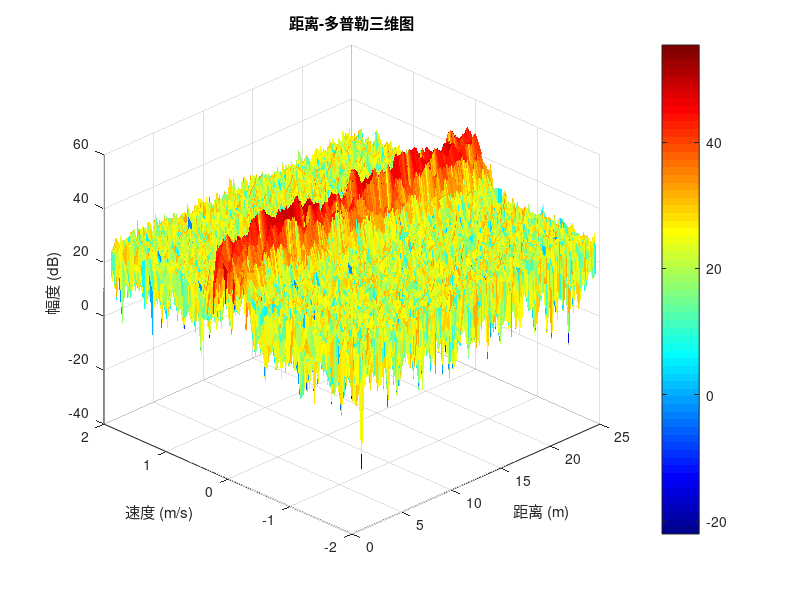

The MATLAB source for this figure:
%% 地杂波仿真----频谱塑造法
%% 1.使用分布拟合+最小二乘拟合

% 参考网址:
% https://blog.csdn.net/moonquakeTT/article/details/155278155

%% 参数设置
clc;clear;close all

% 雷达参数
c       = 3e8;         % 光速 (m/s)
f0      = 77e9;        % 载频 (Hz)，77GHz毫米波雷达
lambda  = c / f0;      % 波长 (m)

% FMCW波形参数
idle_t  = 340e-6;      % 空闲时间 (s)
end_t   = 160e-6;      % 发射信号结束位置 (s)
Tp      = idle_t + end_t;  % 脉冲重复时间 (PRI) (s)
miu     = 24e12;       % 调频斜率 (Hz/s)

% 采样参数
fs                  = 4e6;               % ADC采样率 (Hz)
numSamplePerChirp   = 512;               % 每个Chirp的采样点数
numChirpPerLoop     = 64;                % 每帧Chirp数（慢时间脉冲数）
numRangeGates       = numSamplePerChirp; % 距离门数 = 采样点数
numPulses           = numChirpPerLoop;   % 脉冲数（与Chirp数对应）


% 关键分辨参数 
Tc   = numSamplePerChirp / fs;   % 调频时间 (s)
Be   = miu * Tc;                 % 有效带宽 (Hz)
Rres = c / (2 * Be);             % 距离分辨率 (m)
Vres = lambda / (2 * numPulses * Tp);  % 速度分辨率 (m/s)
Ru   = numSamplePerChirp * Rres;      % 最大不模糊距离 (m)
PRF  = 1 / Tp;                        % 脉冲重复频率 (Hz)

%% MIMO阵列配置

numTx   = 3;    % 发射天线数
numRx   = 4;    % 接收天线数
numVx   = numTx * numRx;  % 虚拟阵列元素数


%% 地杂波环境参数

% 杂波参数
fdc     = 0;           % 杂波中心多普勒频率 (Hz)
                        %   静止雷达对地杂波，中心频率为0
sigma_c = 50;          % 杂波谱宽 (Hz)
                        %   由风速、天线波束宽度等因素决定
                        %   典型值 20~200 Hz
% 杂波功率
Pc      = 10;          % 每个距离门的杂波功率 (线性值)
                        %   可通过CNR（杂噪比）换算
CNR_dB  = 30;          % 杂噪比 (dB)

% 杂波距离分布
Rmin        = 2;       % 杂波起始距离 (m)
Rmax        = min(Ru, 50);  % 杂波截止距离 (m)，限制在可观测范围内

% 使用last从后向前查找,确定有效杂波距离门数量
% index = find(condition, n, direction)
% condition:逻辑条件 n:返回索引数量 direction:first/last
clutter_idx = find((Rmin:Rres:Ru) <= Rmax, 1, 'last');

numClutterGates = max(clutter_idx, 1);  % 有效杂波距离门数


%% 频谱塑型

%% 1.确定PSD形状

% 多普勒频率轴（以零频为中心）
freq_axis = (-numPulses/2 : numPulses/2 - 1) * (1/Tp) /numPulses;

% 高斯型功率谱密度形状
%   PSD(f) = exp(-(f - fdc)^2 / (2 * sigma_c^2))
PSD_shape = exp(-(freq_axis - fdc).^2 / (2 * sigma_c^2));

%% 2.生成 2D 复高斯白噪声(时域)

% 添加种子
rng(1);

% 实部虚部独立同分布 ~ N(0, 1/sqrt(2))，除以sqrt(2)保证单位功率
noise_2d = (randn(numRangeGates, numPulses) + ...
            1i * randn(numRangeGates, numPulses)) / sqrt(2);

% 将时域白噪声转换到频域
% 由于复高斯白噪声在时域和频域统计特性不变,可以直接加在频域
% <<此步可以省略>>
% fft(..., [], 2) 对第2维（慢时间/脉冲维）做 FFT
noise_2d = fft(noise_2d, [], 2);

%% 3.慢时间维频谱塑形

% 将 sqrt(PSD) 广播为 [N_range × N_pulse] 矩阵
% 快时间维（第1维）不乘任何因子，保持白色
clutter_freq = noise_2d .* repmat(sqrt(PSD_shape),...
                                         numRangeGates, 1);

%% 4.慢时间维 IFFT → 时域

clutter_2d = ifft(ifftshift(clutter_freq, 2), [], 2);

%% 5.频率归一化

% 统一缩放至 Pc（基准功率），后续由 R_atten 逐门衰减
current_power = mean(abs(clutter_2d(:)).^2);
clutter_2d = clutter_2d * sqrt(Pc / current_power);

% 添加距离衰减 R^4, 逐距离门乘以实数衰减因子
% 实数缩放不改变复高斯性质 → 包络仍为瑞利分布
% R^4 距离衰减因子:
range_axis = (0:numRangeGates-1) * Rres;  % 距离轴 (m)
R_atten = zeros(numRangeGates, 1);         % 距离衰减因子（列向量）

for i = 1:numRangeGates
    R_i = range_axis(i);
    if R_i >= Rmin && R_i <= Rmax
        % R^4 雷达方程衰减，归一化到 Rmin（最近距离门衰减为1）
        R_atten(i) = (Rmin / max(R_i, Rmin))^4;
    end
end

Clutter = clutter_2d .* R_atten;


%% 添加噪声

% 根据CNR计算噪声功率
Pn = Pc / (10^(CNR_dB / 10));  % 噪声功率（线性值）
noise_power = sqrt(Pn / 2);     % 噪声标准差（分配到实部和虚部）

% 生成复高斯白噪声矩阵
noise = noise_power * (randn(numRangeGates, numPulses) + ...
                       1i * randn(numRangeGates, numPulses));

% 合成总信号：杂波 + 噪声
signal_total = Clutter + noise;

%% RD图绘制

% 距离FFT
range_fft = fft(signal_total, [], 1);
range_fft_mag = abs(range_fft);

% 速度FFT（多普勒处理）
rd_fft = fftshift(fft(range_fft, [], 2), 2);
rd_fft_mag = abs(rd_fft);

% 距离轴和多普勒轴
range_axis  = (0:numRangeGates-1) * Rres;
doppler_axis = (-numPulses/2 : numPulses/2-1) * Vres;

% 绘制RD图
figure;
[V_grid, R_grid] = meshgrid(doppler_axis, range_axis);
rd_clutter = mag2db(rd_fft_mag);
surf(R_grid, V_grid, rd_clutter, 'EdgeColor', 'none');
xlabel('距离 (m)');
ylabel('速度 (m/s)');
zlabel('幅度 (dB)');
title('距离-多普勒三维图');
colorbar;
colormap jet; %设置颜色映射
view(-45, 30); %设置视图角度:方位角-45度,俯仰角30度


%% ==>新增:回波幅度分布拟合(x)
% fitdist: 拟合分布

%{
%% 1.提取<<原始>>回波幅度

echo = signal_total;
echo = abs(echo(:));

%% 2.使用分布拟合

% 过滤掉幅度为零的采样点(对应无回波或噪声极低的距离门),
% 避免零值干扰分布拟合结果
pd = fitdist(echo(echo~=0),'Weibull'); 
% pd = fitdist(echo,'Rayleigh');

%% 3.绘制分布直方图


figure;
% 100:直方图bin数量
histogram(echo, 100, 'Normalization', 'pdf', 'FaceColor', [0.2 0.4 0.6]);
hold on;

%% 4.绘制拟合曲线

n_bin = linspace(0, max(echo), 1000); %拟合曲线bin数量
y = pdf(pd, n_bin);

plot(n_bin, y, 'r-.', 'LineWidth', 2)
xlabel('幅度');
ylabel('概率密度');
title('原始回波幅度分布');
legend('实测直方图', '分布拟合');
grid on;

%}

%% ==>新增:功率谱拟合(x)
% fittype + fit: 最小二乘拟合

%{
%% 1.参数初始化

% 杂波距离门选择
%   仅分析距离 [Rmin, Rmax] 内的数据，排除远距离噪声基底
Rmin       = 2;    % 杂波起始距离 (m)
Rmax       = 50;   % 杂波截止距离 (m)
gate_start = round(Rmin / Rres) + 1;  % 起始距离门索引（1-based）
gate_end   = round(Rmax / Rres) + 1;  % 截止距离门索引

% FFT 参数
nfft = 256;    % FFT 点数
               %   零填充至 256 > 原始脉冲数 64
               %   效果：频域插值，使谱线更密集，拟合点更多

%% 2.数据预处理

% 安全裁剪距离门索引，防止数组越界
gate_start = max(1, min(gate_start, numSamplePerChirp));
gate_end   = max(gate_start, min(gate_end, numSamplePerChirp));
idx_range  = gate_start : gate_end;

% 频率轴（以零频为中心）
freq_axis  = (-nfft/2 : nfft/2-1) * (1/Tp) / nfft;         % 频率轴 (Hz)
% 构建多普勒速度轴（多普勒频移 → 径向速度）
doppler_axis = freq_axis * lambda / 2;          % 速度轴 (m/s)

%% 3.计算功率谱密度

% 加窗:提高检测弱信号的能力
% win=hamming(numSamplePerChirp);
% win_mat=repmat(win,1,numChirpPerLoop);
% signal_total = signal_total .* win_mat;

% 提取杂波区域回波切片
clutter_data = signal_total(idx_range, :);

% 慢时间维fft
clutter_fft = fftshift(fft(clutter_data, nfft, 2), 2);

psd_V_map = squeeze(mean(clutter_fft, 1));

psd_V_map_pow = abs(psd_V_map).^2;
psd_V_map_db = pow2db(psd_V_map_pow);
psd_V_map_db_norm = psd_V_map_db - max(psd_V_map_db);

% 绘制功率谱
figure;
plot(freq_axis,psd_V_map_db);
xlabel('频率 (Hz)');
ylabel('幅度 (dB)');
title('杂波功率谱密度PSD');


%% 4.非线性最小二乘拟合-高斯模型

% 高斯参数
% 高斯拟合参数初始化
%   初始猜测值影响迭代收敛速度和结果（局部最优 vs 全局最优）
%   对地杂波场景，f0 通常接近 0，sigma 通常在 20~200 Hz
gauss_init_A     = [];    % 峰值功率初始值（空 = 自动取 PSD 最大值）
gauss_init_f0    = 0;     % 中心频率初始值 (Hz)，静止杂波理论为 0
gauss_init_sigma = 100;   % 谱宽初始值 (Hz)

% 拟合区域选择
%   仅对 PSD 主瓣附近的数据拟合，避免噪声基底干扰参数估计
fit_freq_limit = 500;  % 拟合频率范围 ±fit_freq_limit (Hz)
                       %   若杂波谱宽 > 200 Hz，建议增大至 800~1000

% 参数约束边界
% 约束防止拟合结果偏离物理合理范围
PRF = 1/Tp;
bound_A_lo     = 0;       % A 下界：功率不能为负
bound_A_hi     = Inf;     % A 上界：不限制
bound_f0_lo    = -PRF/2;  % f0 下界：不超过奈奎斯特频率
bound_f0_hi    = PRF/2;   % f0 上界：不超过奈奎斯特频率
bound_sigma_lo = 1;       % sigma 下界：谱宽至少 1 Hz
bound_sigma_hi = PRF/2;   % sigma 上界：不超过半 PRF

% 1.定义高斯模型
%   fittype() 创建自定义拟合模型对象
%   模型函数: y = A * exp(-(x - f0)^2 / (2 * sigma^2))
gauss_model = fittype(...
    'A * exp(-(x - f0).^2 / (2 * sigma.^2))', ...
    'independent', 'x', ...
    'dependent', 'y', ...
    'coefficients', {'A', 'f0', 'sigma'});

% 2.设置拟合选项
%   Method: NonlinearLeastSquares（Levenberg-Marquardt 算法）
%   StartPoint: 参数初始猜测值
%   Lower/Upper: 参数约束边界
if isempty(gauss_init_A)
    gauss_init_A = max(psd_V_map_pow);  % 自动取 PSD 最大值作为峰值初始值
end

opts_gauss = fitoptions(...
    'Method',     'NonlinearLeastSquares', ...
    'StartPoint', [gauss_init_A, gauss_init_f0, gauss_init_sigma], ...
    'Lower',      [bound_A_lo, bound_f0_lo, bound_sigma_lo], ...
    'Upper',      [bound_A_hi, bound_f0_hi, bound_sigma_hi], ...
    'Display',    'off');  % 关闭迭代过程的命令行输出

% 选取拟合数据区域
%   仅用主瓣附近的数据拟合，避免噪声基底拉偏参数
fit_mask = abs(freq_axis) <= fit_freq_limit;
if sum(fit_mask) < 4
    % 若主瓣范围内数据点过少，自动回退到更宽范围
    fit_mask = abs(freq_axis) <= PRF / 4;
    fprintf('警告: 拟合区域数据不足，已自动扩大至 ±%.0f Hz\n', PRF/4);
end

x_fit = freq_axis(fit_mask);   % 拟合用频率轴
y_fit = psd_V_map_pow(fit_mask);     % 拟合用 PSD（线性值，非 dB）

% 执行拟合
[fitresult, gof] = fit(x_fit.', y_fit.', gauss_model, opts_gauss);
%   fitresult: 拟合结果对象，包含参数 A / f0 / sigma
%   gof:       拟合优度统计，包含 rsquare / rmse / sse 等

% 生成完整频率轴上的拟合曲线
gauss_fitted     = feval(fitresult, freq_axis);      % 线性值

% 频率域: 原始 PSD 与高斯拟合对比
figure;

plot(freq_axis, psd_V_map_pow, 'b-', 'LineWidth', 1.2);
hold on;
plot(freq_axis, gauss_fitted, 'r-', 'LineWidth', 2.5);
xlabel('多普勒频率 (kHz)');
ylabel('功率谱 (dB)');
title('杂波功率谱密度 — 高斯最小二乘拟合');

%}
